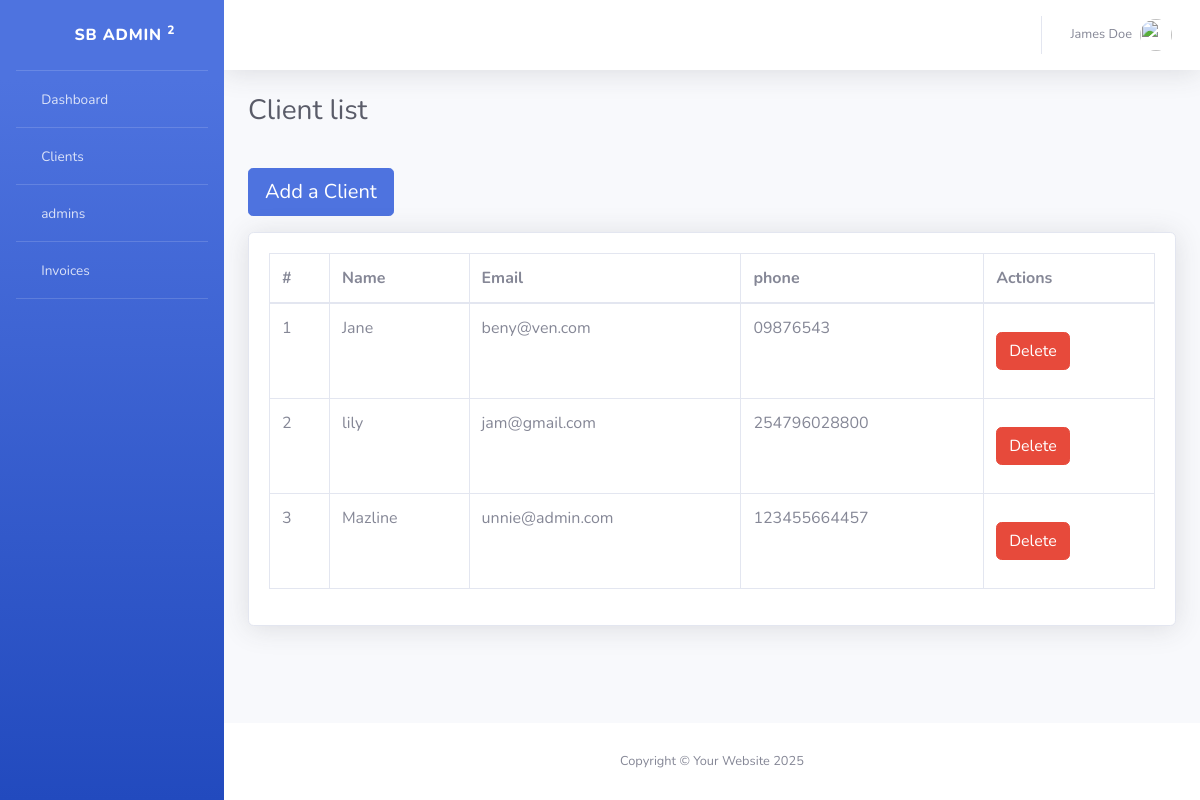
Page /dashboard/list/invoice/Client/ (signed in) on the committed database.
### accounts/models.py (models this page shows, shortened)
class CustomUser(AbstractUser):
    ROLE_CHOICES = (
        ('admin', 'Admin'),
        ('user', 'User'),
    )
    first_name = models.CharField(max_length=50)
    last_name = models.CharField(max_length=50)
    email = models.EmailField(unique=True)
    role = models.CharField(max_length=20, choices=ROLE_CHOICES)
    is_active = models.BooleanField(default=False)
    is_staff = models.BooleanField(default=False)
    USERNAME_FIELD = 'email'
    REQUIRED_FIELDS = []
    objects = CustomUserManager()

### invoice/models.py (models this page shows, shortened)
class Client(models.Model):
    name = models.CharField(max_length=255)
    email = models.EmailField()
    phone = models.CharField(max_length=20)

### invoice/views.py (the view)
# urls.py: path('list/<str:app_name>/<str:model_name>/', views.list_objects, name='list_objects'),
@login_required(login_url='login')
def list_objects(request,app_name, model_name):
    model = apps.get_model(app_label=app_name, model_name=model_name)
    records = model.objects.all()
    template = f'dashboard/{model_name.lower()}_list.html'
    return render(request, template, {'records': records})

### templates/dashboard/client_list.html (shortened to what this page needs)
{% extends 'base.html' %}
{% load static %}
    {% block content%}
    <link href="{% static 'vendor/datatables/dataTables.bootstrap4.min.css' %}" rel="stylesheet">
    {% include 'includes/sidebar.html' %}
    {% include 'includes/navbar.html' %}
                <div class="container-fluid">
                    <div class="d-sm-flex align-items-center justify-content-between mb-4">
                        <h1 class="h3 mb-0 text-gray-800">Client list</h1>
                    </div>
                    <a href="{% url 'add_client' %}" class="btn btn-primary btn-lg my-3">Add a Client</a>
                    <div class="card shadow mb-4">
                        <div class="card-body">
                            <div class="table-responsive">
                                <table class="table table-bordered" id="dataTable" width="100%" cellspacing="0">
                                    <thead>
                                        <tr>
                                            <th>#</th>
                                            <th>Name</th>
                                            <th>Email</th>
                                            <th>phone</th>
                                            <th>Actions</th>
                                        </tr>
                                    </thead>
                                    <tbody>
                                        {% for record in records %}
                                        <tr>
                                            <td>{{ forloop.counter }}</td>
                                            <td>{{ record.name }}</td>
                                            <td>{{ record.email }}</td>
                                            <td>{{ record.phone }}</td>
                                            <td>
                                                <a href="{% url 'delete_client' record.id %}" class="btn btn-danger my-3">Delete</a>
                                            </td>
                                        </tr>
                                        {% endfor %}
                                    </tbody>
                                </table>
                            </div>
                        </div>
                    </div>
                </div>
            </div>
 {% endblock %}

### templates/includes/navbar.html (shortened to what this page needs)
        <div id="content-wrapper" class="d-flex flex-column">
            <div id="content">
                <nav class="navbar navbar-expand navbar-light bg-white topbar mb-4 static-top shadow">
                    <ul class="navbar-nav ml-auto">
                        <li class="nav-item dropdown no-arrow">
                            <a class="nav-link dropdown-toggle" href="#" id="userDropdown" role="button"
                                data-toggle="dropdown" aria-haspopup="true" aria-expanded="false">
                                <span class="mr-2 d-none d-lg-inline text-gray-600 small">{{request.user.first_name}} {{request.user.last_name}}</span>
                                <img class="img-profile rounded-circle"
                                    src="img/undraw_profile.svg">
                            </a>
                        </li>
                    </ul>
                </nav>

### rows in the picture
CustomUser: user.first_name "James", user.last_name "Doe"
Client: name "Jane", email "beny@ven.com", phone "09876543"
Client: name "lily", email "jam@gmail.com", phone "254796028800"
Client: name "Mazline", email "unnie@admin.com", phone "123455664457"
